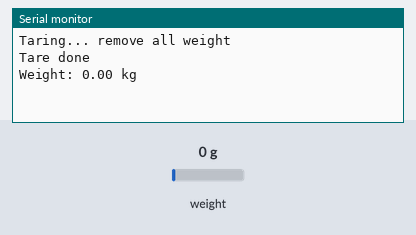
The sketch below on a simulated Arduino Uno, built with avr-gcc and run on an emulated ATmega328P. On the bench: the last lines printed to the serial monitor. Inputs (shaded band) come from the test bench; at power-on: weight on the scale 0 g.

Above: at 7.2 s.
7.3 s: weight on the scale set to 100 g
At 8.8 s:
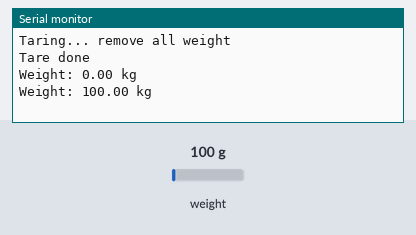
9.0 s: weight on the scale set to 1250 g
At 10.7 s:
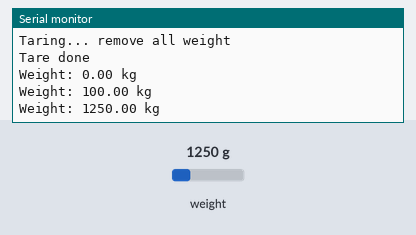
Timing chart, 0 to 12.2 s (numbered marks = the images above; inputs shaded):
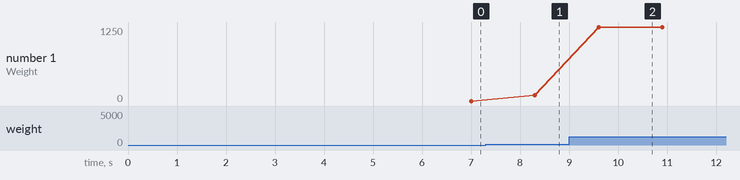

The sketch:

50kg_weight_cell.ino
```cpp
#include <HX711.h>

const int LOADCELL_DOUT_PIN = 16;
const int LOADCELL_SCK_PIN = 4;

HX711 scale;

// FINAL CALIBRATION VALUE
float calibration_factor = 92.0;

void setup() {
  Serial.begin(115200);

  scale.begin(LOADCELL_DOUT_PIN, LOADCELL_SCK_PIN);

  Serial.println("Taring... remove all weight");
  delay(5000);

  scale.tare();
  Serial.println("Tare done");
}

void loop() {
  if (scale.is_ready()) {

    scale.set_scale(calibration_factor);

    float weight = scale.get_units(10);

    Serial.print("Weight: ");
    Serial.print(weight, 2);
    Serial.println(" kg");

  } else {
    Serial.println("HX711 not ready");
  }

  delay(300);
}
```

Measured:
- after the input at 7.3 s, the serial monitor: prints a new line after 1.0 s (image 1)
- after the input at 9.0 s, the serial monitor: prints a new line after 0.60 s (image 2)
- plotted number 1: 0 → 100 after the input at 7.3 s, 100 → 1250 after the input at 9.0 s
